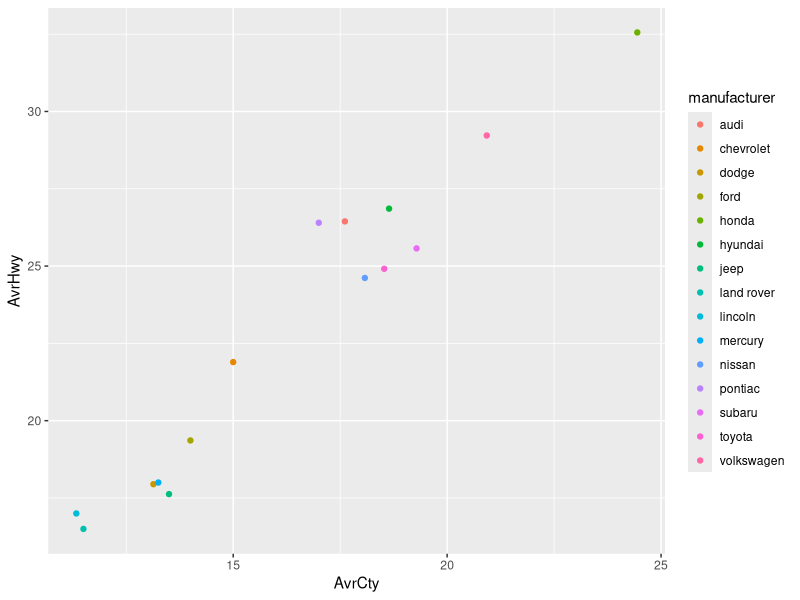
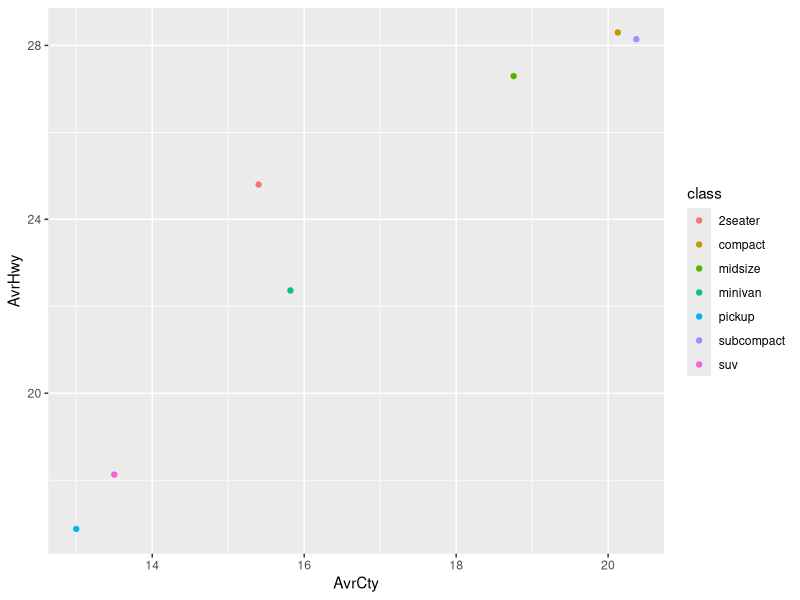

R code for these plots, in order:
# (1) Create your own copy of the mpg table

library(ggplot2)
library(dplyr)

my_mpg <- mpg

# (2) Show the top 5 cars with highest city miles per gallon

my_mpg1 <- arrange(my_mpg,desc(cty)) 
slice(my_mpg1,1:5)

my_mpg %>% arrange(desc(cty)) %>% slice(1:5)


# (3) Show the top 7

my_mpg %>% slice(1:7)

# (4) Generate an x-y plot avr CTY  avr HWY by manufacturer
#                          avr CTY  avr HWY by class
#                          avr CTY  avr HWY by year



sum_1 <- my_mpg %>% group_by(manufacturer)         %>%
             summarise(AvrCty=mean(cty),
                       AvrHwy=mean(hwy))

ggplot(sum_1,aes(x=AvrCty,y=AvrHwy,colour=manufacturer))+
  geom_point()

sum_2 <- my_mpg %>% group_by(class)         %>%
  summarise(AvrCty=mean(cty),
            AvrHwy=mean(hwy))

ggplot(sum_2,aes(x=AvrCty,y=AvrHwy,colour=class))+
  geom_point()


